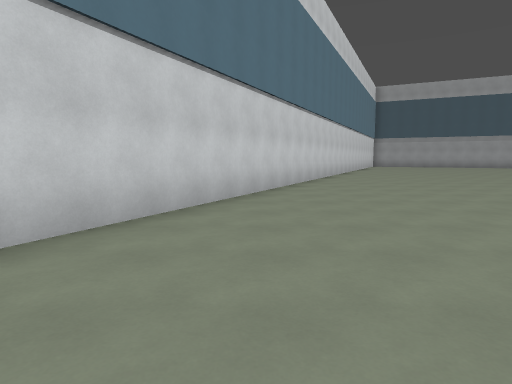
View 1 (above)

24 first-person views from a walk through a 3-D level made in the Godot game engine. The camera is 1.5 m above the floor, tilts 6° down and sees 75° across. The floor is counted in squares, 2 m on a side. Each view is taken from the middle of a square. On the plan, view 1 faces up. The plan holds only what a view shows up to about 11 squares ahead; the rest is blank. The place goes on beyond the plan.

View 2
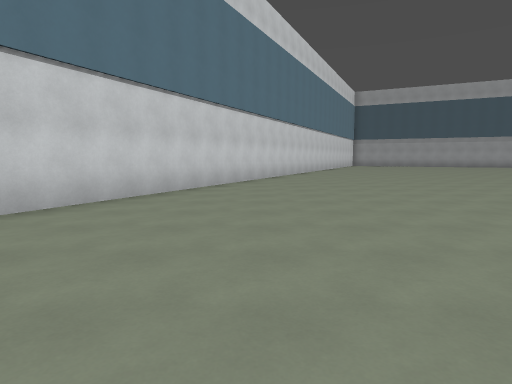

View 3
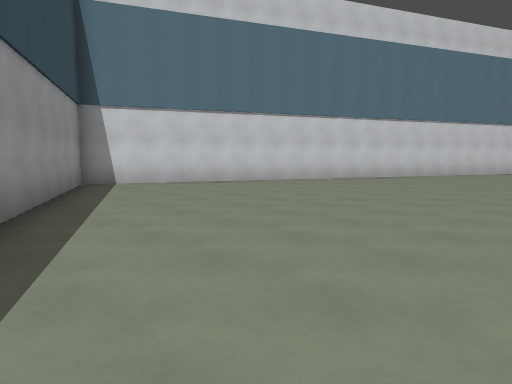

View 4
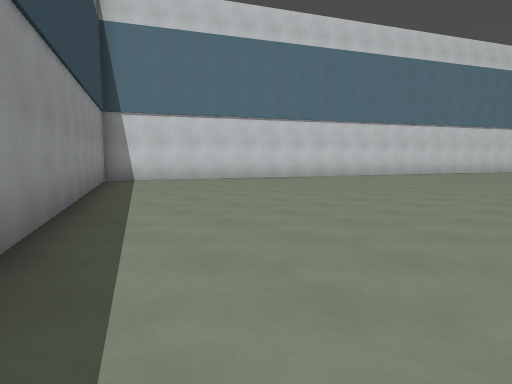

View 5
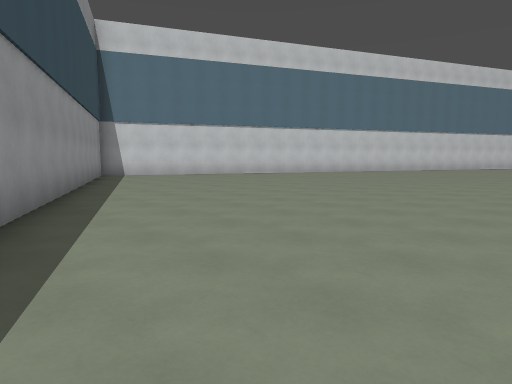

View 6
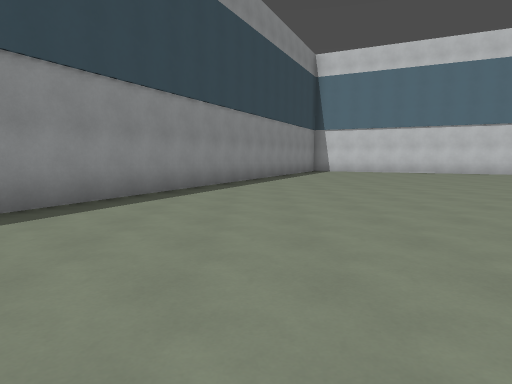

View 7
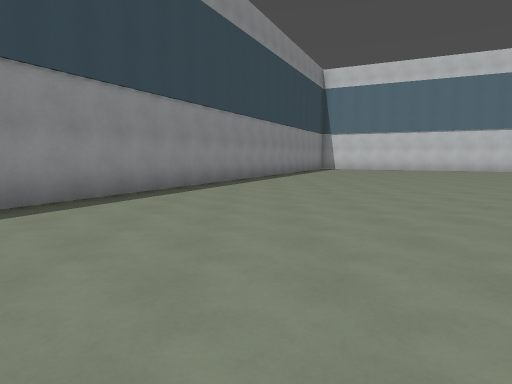

View 8
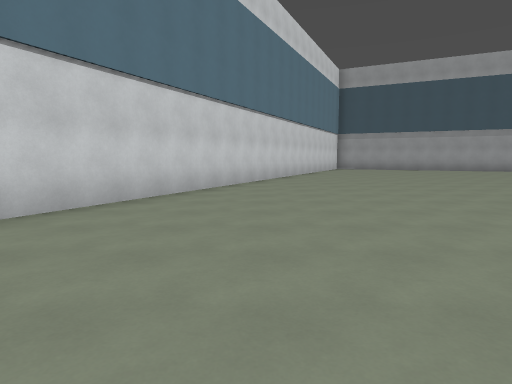

View 9
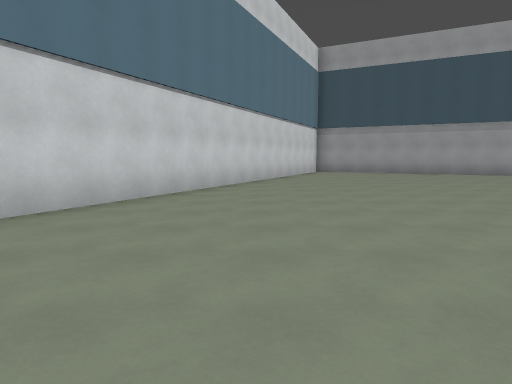

View 10
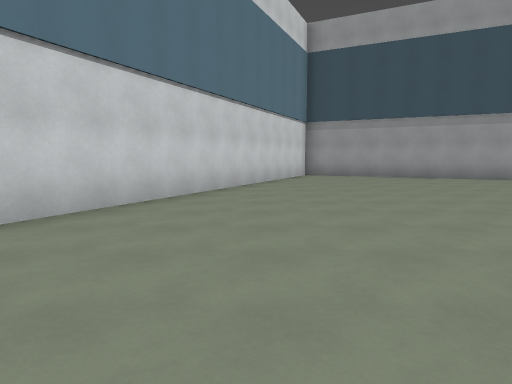

View 11
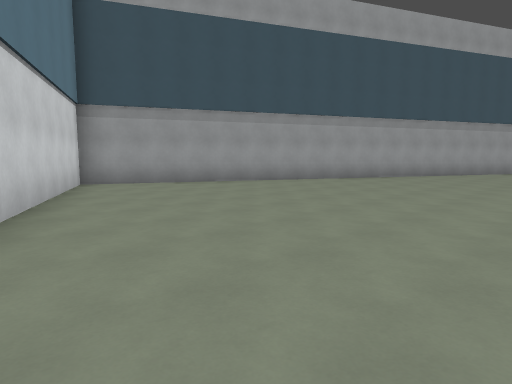

View 12
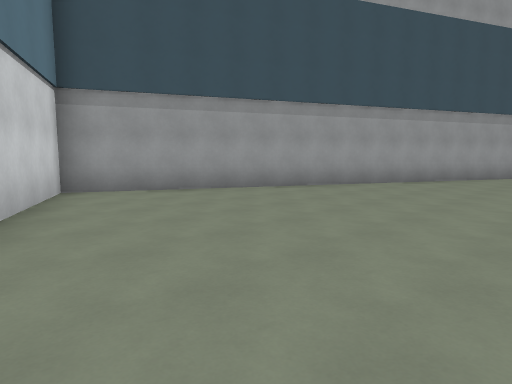

View 13
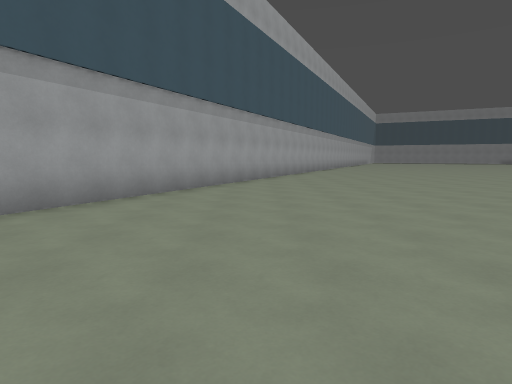

View 14
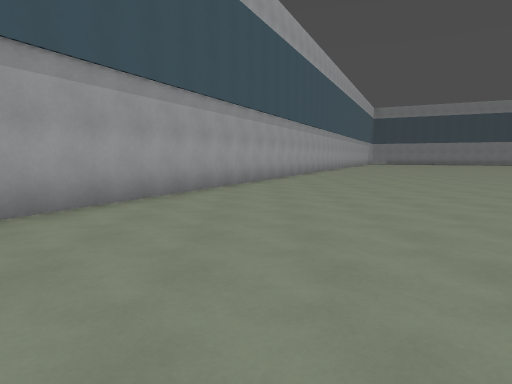

View 15
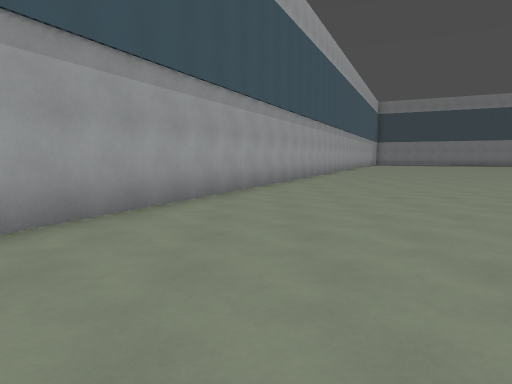

View 16
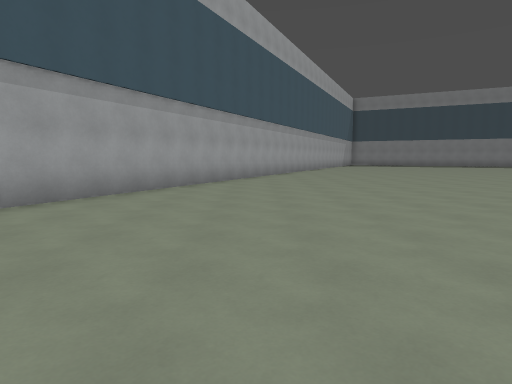

View 17
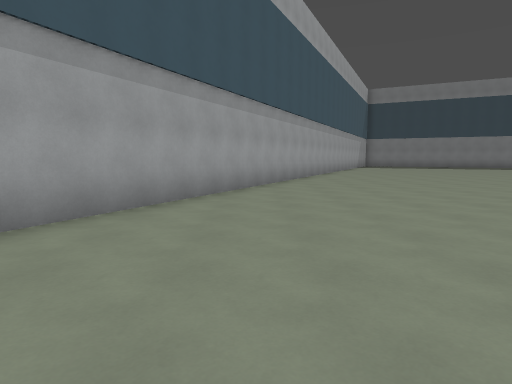

View 18
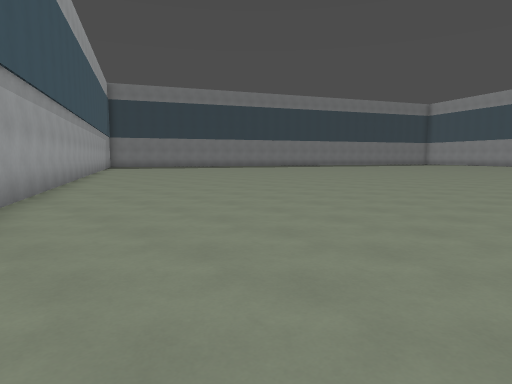

View 19
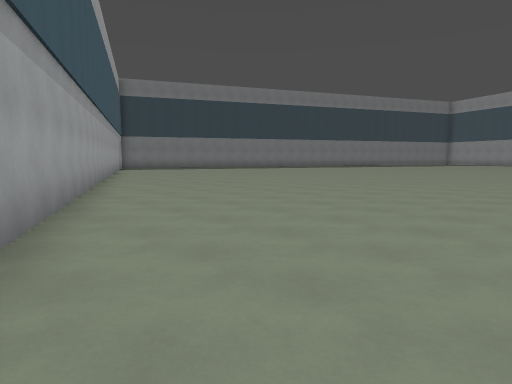

View 20
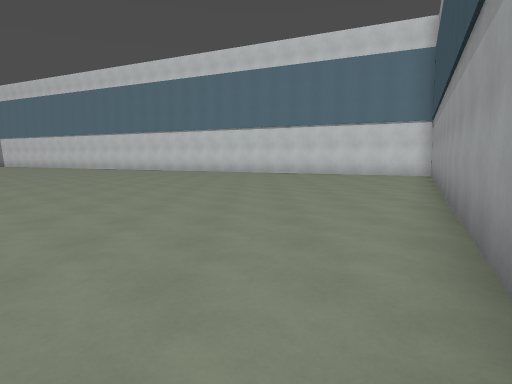

View 21
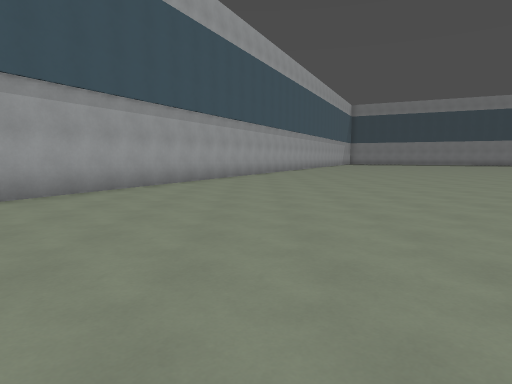

View 22
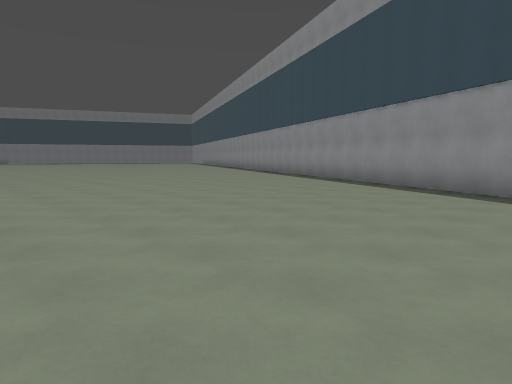

View 23
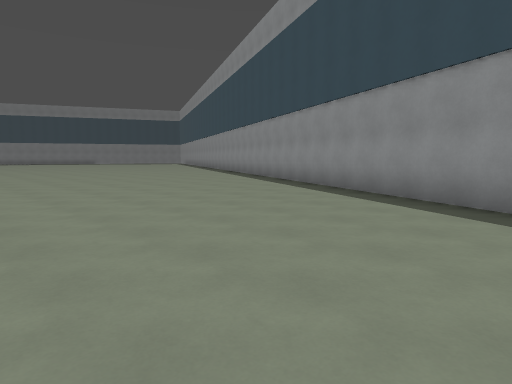

View 24
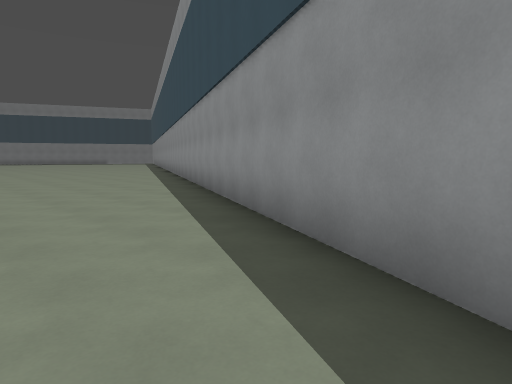

### Floor plan
Points are (right, up) in squares from view 1. A wall is a line through its corners. A room is listed if a view was taken in it or the views show most of it. See-through windows are left out.
Room 1 (views 1, 2, 3, 4, 5, 6, 7, 8, 9, 10, 11, 12, 13, 14, 15, 16, 17, 18, 19, 20, 21, 22, 23, 24)
walls: (40.6, 10.6) (9, 25.8) (-3.8, -0.9) (11.9, -8.5)

Positions as (right, up) in squares from view 1, and headings:
1: (0, 0), facing up
2: (1, -2), facing up
3: (6, -4), facing up-left
4: (7, -5), facing up-left
5: (10, -6), facing up-left
6: (14, -4), facing left
7: (17, -5), facing left
8: (4, 5), facing up
9: (6, 9), facing up
10: (7, 12), facing up
11: (6, 16), facing up-right
12: (7, 18), facing up-right
13: (12, 19), facing right
14: (17, 17), facing right
15: (21, 16), facing right
16: (23, 13), facing right
17: (27, 13), facing right
18: (29, 14), facing down-right
19: (31, 14), facing down-right
20: (22, 19), facing left
21: (19, 14), facing right
22: (5, 2), facing down-right
23: (7, -1), facing down-right
24: (6, -4), facing down-right
